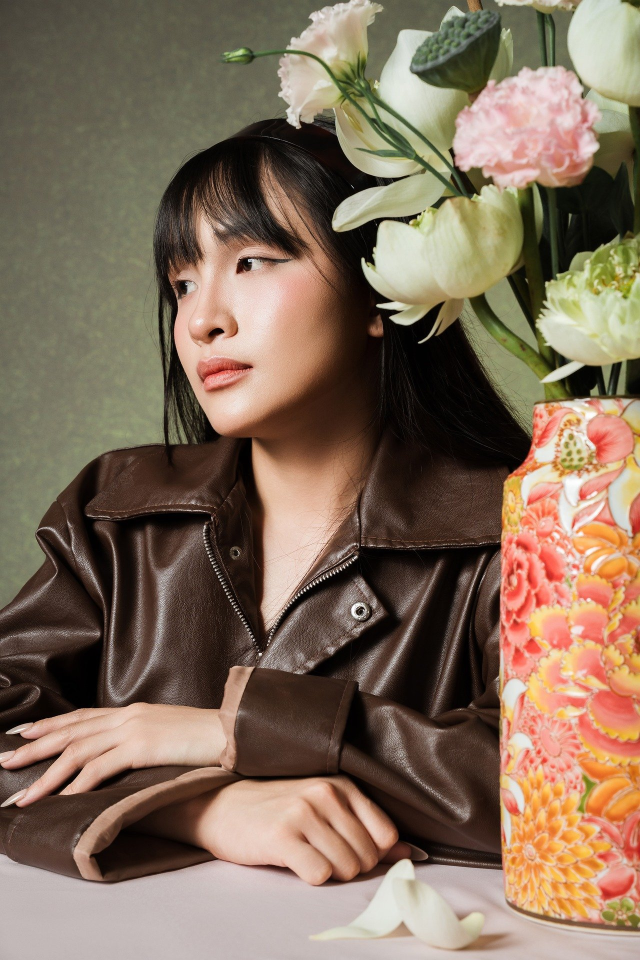
#> input picture 005_face_recognition/photo.jpg, 1280 x 1920 px (shown at 1/2 size)
$ python opencv_image.py
#> lines starting #> are read from the running program, lines starting #| are printed output that depends on the picture; after the words box and inside, x2 and y2 are one past the last pixel; in counts of white or black regions, pixels touching at a corner belong together
# 1. 라이브러리 불러오기
import cv2
import numpy as np


# 2. 데이터 불러오기
img = cv2.imread("photo.jpg")
#> img is the input picture: shape (1920, 1280, 3); mean B, G, R 91, 109.5, 129.7

# 3. 화면에 이미지 출력
cv2.imshow("Image View", img)

# 4. 저장
# cv2.imwrite("people./jpg", img)

# 5. 이미지 분리(B,G,R)
b, g, r = cv2.split(img)
zeros = np.zeros_like(b)

# 각 색상별 3채널 이미지 생성 (OpenCV는 BGR 순서)
blue_img = cv2.merge([b, zeros, zeros])  # B 만 있고 G, R 은 0
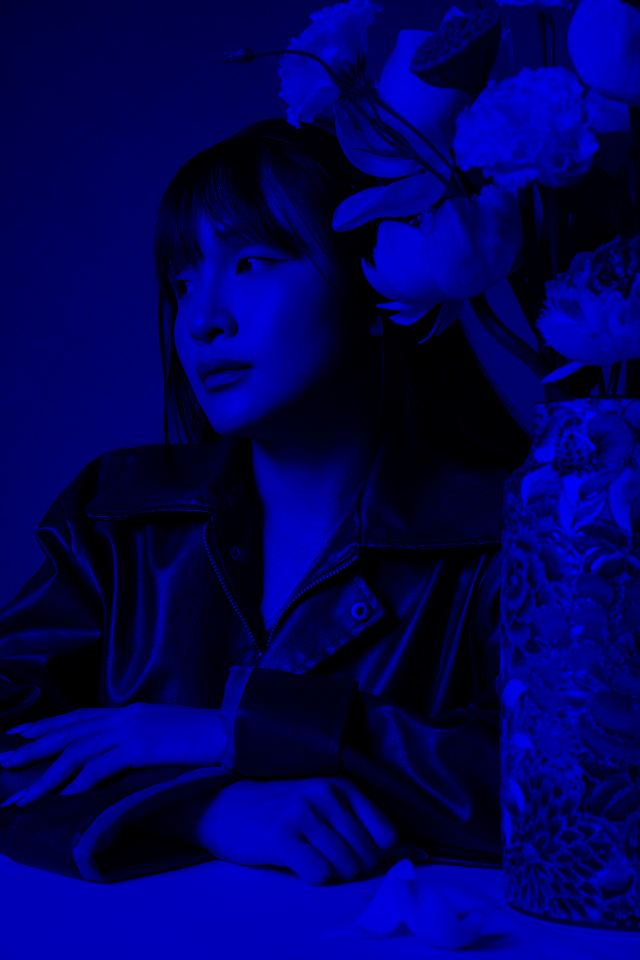
#> blue_img: shape (1920, 1280, 3) (shown at 1/2 size); mean of channels 0, 1, 2 91, 0, 0; drawn as B, G, R
green_img = cv2.merge([zeros, g, zeros]) # G 만 있고 B, R 은 0
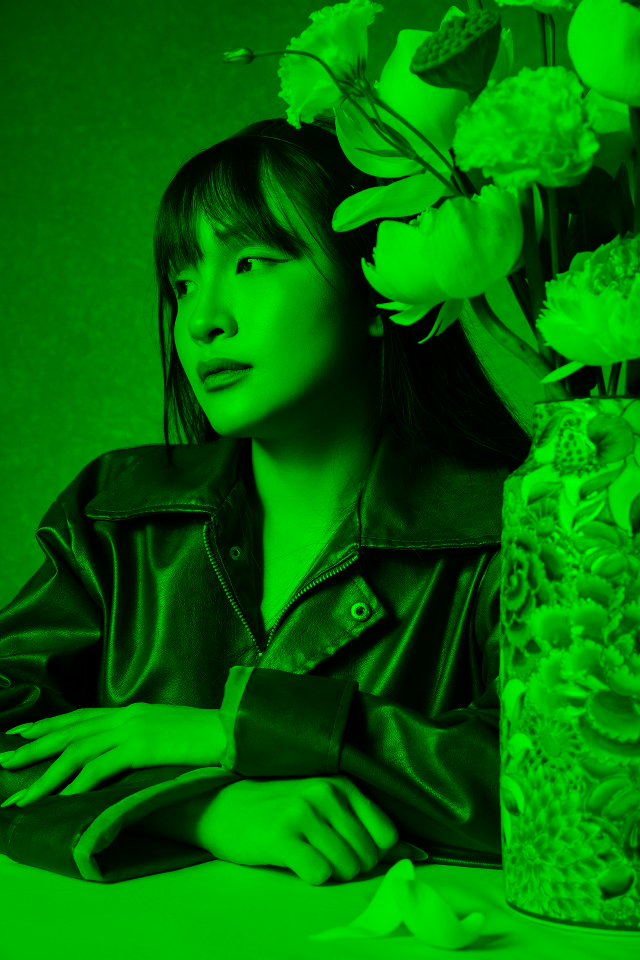
#> green_img: shape (1920, 1280, 3) (shown at 1/2 size); mean of channels 0, 1, 2 0, 109.5, 0; drawn as B, G, R
red_img = cv2.merge([zeros, zeros, r])   # R 만 있고 B, G 은 0
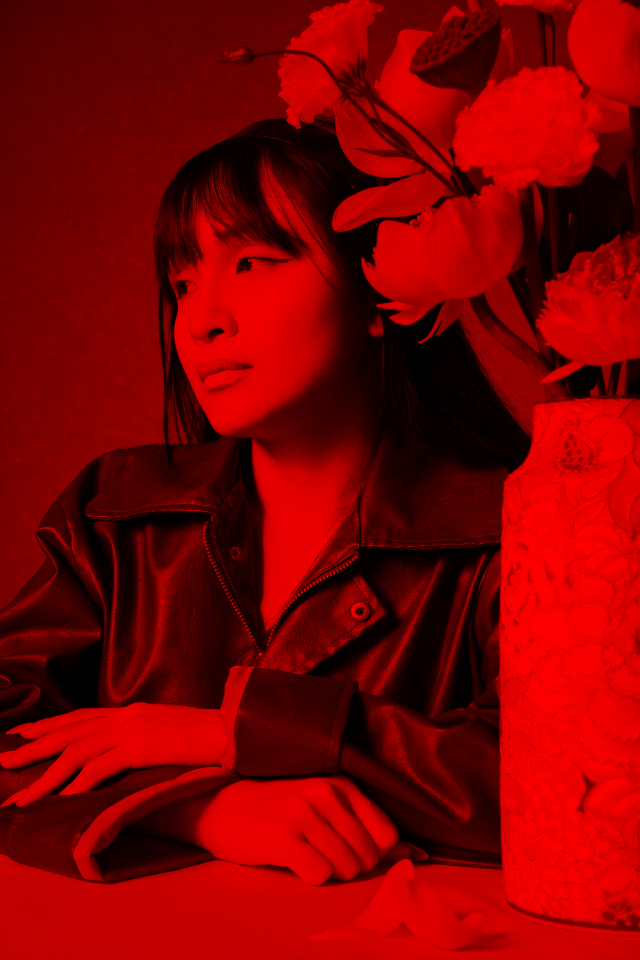
#> red_img: shape (1920, 1280, 3) (shown at 1/2 size); mean of channels 0, 1, 2 0, 0, 129.7; drawn as B, G, R

# [10 lines of commented-out code are left out]
rotated = cv2.rotate(img, cv2.ROTATE_90_CLOCKWISE)
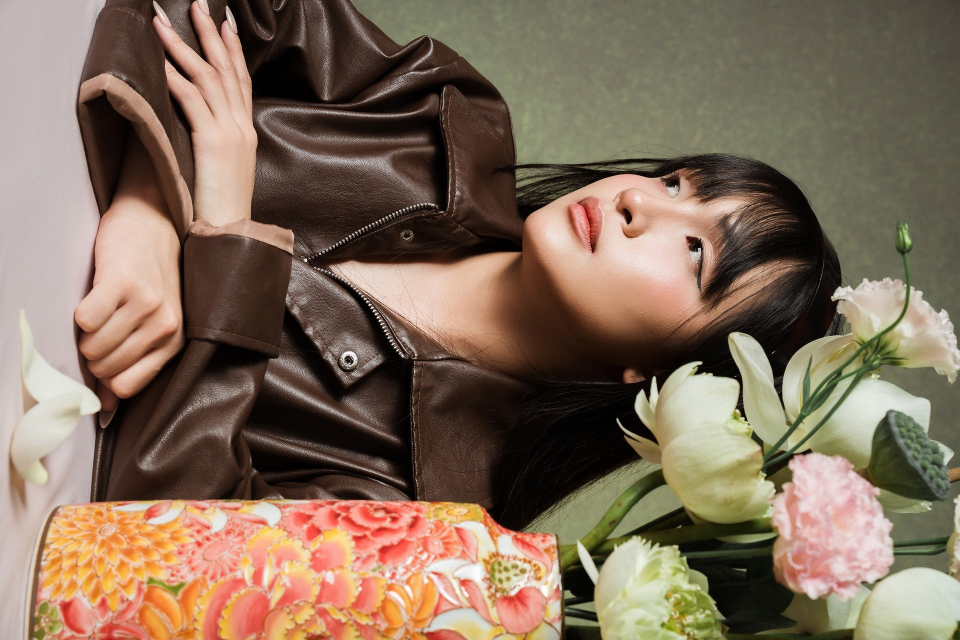
#> rotated: shape (1280, 1920, 3) (shown at 1/2 size); mean B, G, R 91, 109.5, 129.7
# cv2.imshow("Rotated", rotated)

# 8. 크롭(특정 부분을 분리해서 잘라내는)
cropped = img[50:250, 100:300]
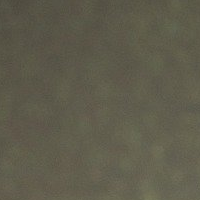
#> cropped: shape (200, 200, 3); mean B, G, R 75.9, 92, 95.1
# cv2.imshow("Cropped", cropped)

# 9. 이진화
gray = cv2.imread("photo.jpg", cv2.IMREAD_GRAYSCALE)
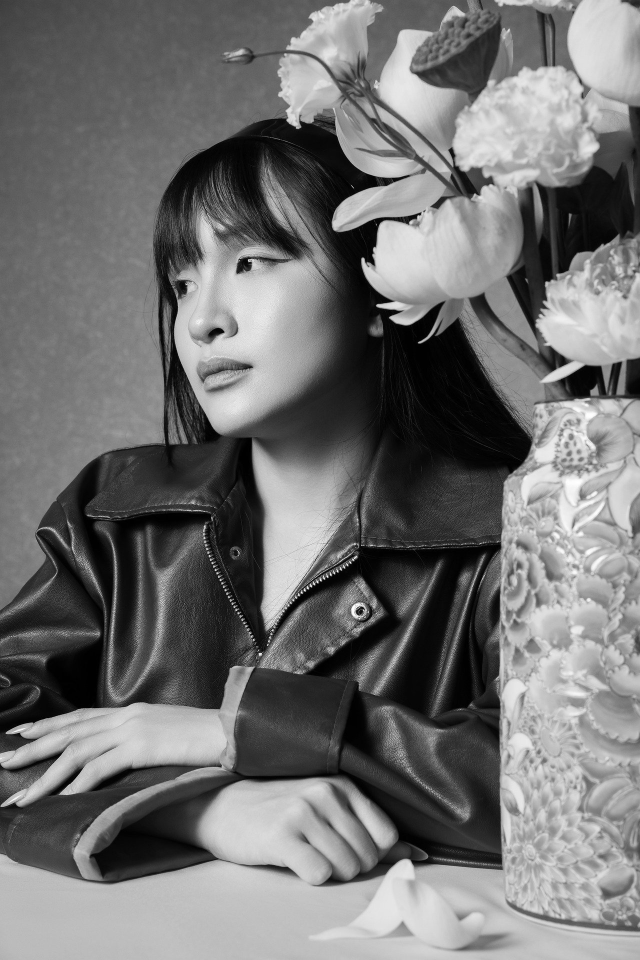
#> gray: shape (1920, 1280) (shown at 1/2 size); min 0, max 255, mean 113.4
_, binary = cv2.threshold(gray, 127, 255, cv2.THRESH_BINARY)
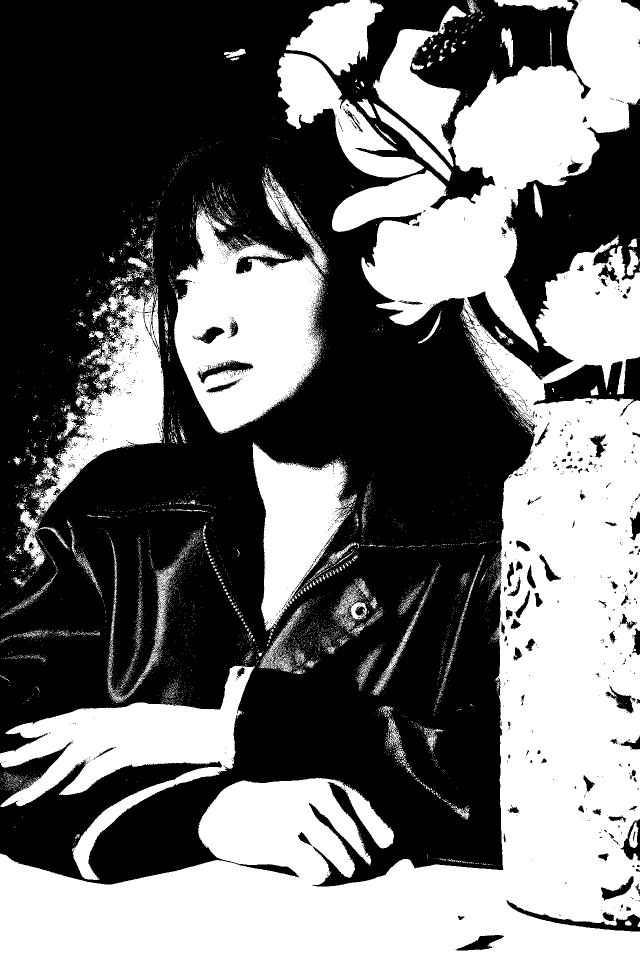
#> binary: shape (1920, 1280) (shown at 1/2 size); 43.3% white; 6341 white regions (6112 under 20 px), largest, box (x1, y1, x2, y2) and area: (0, 0, 1280, 1920) 740277, (348, 409, 650, 868) 81129, (0, 1331, 510, 1760) 65850

cv2.imshow("Binary", binary)


cv2.waitKey(0)
cv2.destroyAllWindows()

$ run again, with 005_face_recognition/fromis9.jpg copied over 005_face_recognition/photo.jpg
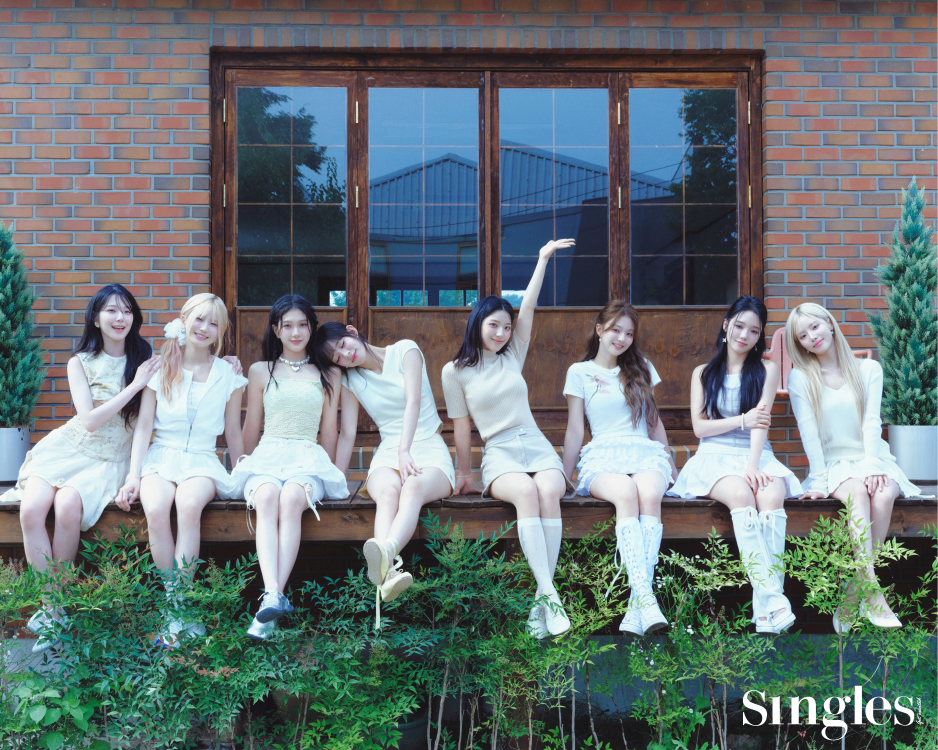
#> input picture 005_face_recognition/fromis9.jpg, 2813 x 2250 px (shown at 1/3 size)
#> img is the input picture: shape (2250, 2813, 3); mean B, G, R 118.4, 116.8, 105.7
#> `cropped = img[50:250, 100:300]`:
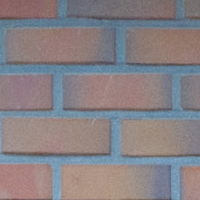
#> cropped: shape (200, 200, 3); mean B, G, R 132.6, 128.8, 135.8
#> `_, binary = cv2.threshold(gray, 127, 255, cv2.THRESH_BINARY)`:
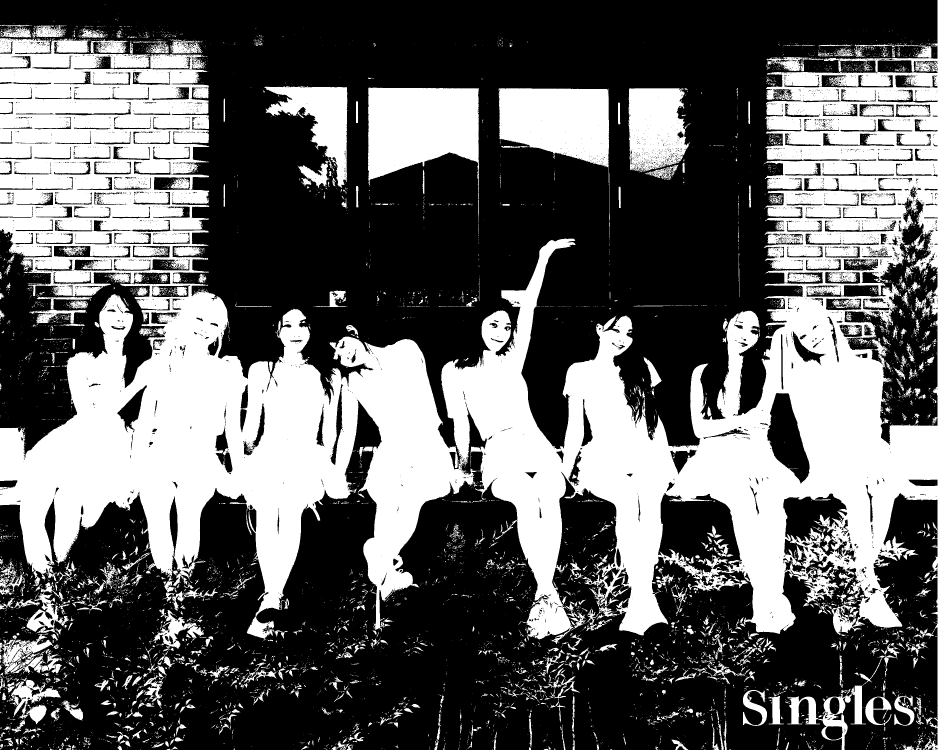
#> binary: shape (2250, 2813) (shown at 1/3 size); 38.9% white; 9303 white regions (8146 under 20 px), largest, box (x1, y1, x2, y2) and area: (0, 0, 2813, 1932) 2032602, (1104, 263, 1437, 663) 75927, (1496, 265, 1829, 662) 63112

$ run again, with 005_face_recognition/ive.jpg copied over 005_face_recognition/photo.jpg
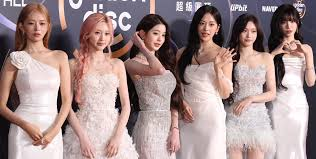
#> input picture 005_face_recognition/ive.jpg, 316 x 159 px
#> img is the input picture: shape (159, 316, 3); mean B, G, R 140.2, 141.1, 163
#> `cropped = img[50:250, 100:300]`:
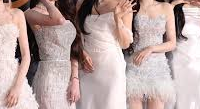
#> cropped: shape (109, 200, 3); mean B, G, R 163.3, 166.3, 188.1
#> `_, binary = cv2.threshold(gray, 127, 255, cv2.THRESH_BINARY)`:
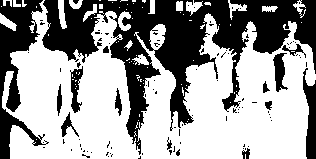
#> binary: shape (159, 316); 60.9% white; 107 black regions (93 under 20 px), largest, box (x1, y1, x2, y2) and area: (42, 0, 316, 155) 14209, (0, 0, 49, 159) 3063, (303, 68, 316, 159) 732
